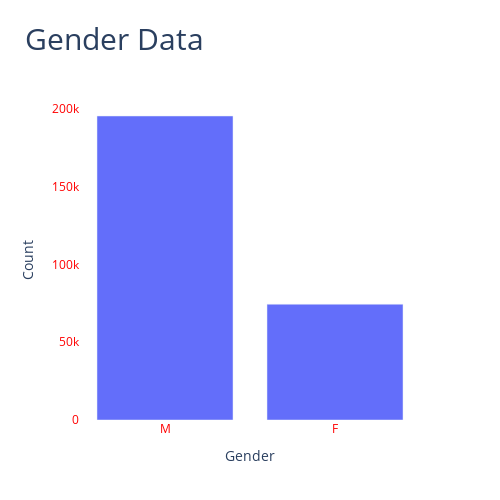

This figure's notebook cell:
### Code cell
#plt.figure(figsize=(5,9))

fig = ax.bar(data_frame = df , x = df['Sex'].value_counts().index, y = df['Sex'].value_counts().values , 
       width=500 , height=500 , title= "Gender Data" , labels={"x" : "Gender" ,"y":"Count"})

fig.update_layout(
    
    paper_bgcolor="rgba(0,0,0,0)",  # Transparent background
    plot_bgcolor="rgba(0,0,0,0)",    # Transparent plot area
    title = dict(font = dict(size = 30)),
   #title_y = dict(color = "red")
    

)
fig.update_xaxes(tickfont=dict(color="red"))  # Change x-axis label color to red
fig.update_yaxes(tickfont=dict(color="red"))

### Figure 1 — Plotly figure (JSON) as saved in the notebook; plotly's stock layout.template omitted (floating-point values rounded to 4 significant figures)
{"data": [{"alignmentgroup": "True", "hovertemplate": "Gender=%{x}<br>Count=%{y}<extra></extra>", "legendgroup": "", "marker": {"color": "#636efa", "pattern": {"shape": ""}}, "name": "", "offsetgroup": "", "orientation": "v", "showlegend": false, "textposition": "auto", "type": "bar", "x": ["M", "F"], "xaxis": "x", "y": [195353, 74378], "yaxis": "y"}], "layout": {"barmode": "relative", "height": 500, "legend": {"tracegroupgap": 0}, "paper_bgcolor": "rgba(0,0,0,0)", "plot_bgcolor": "rgba(0,0,0,0)", "title": {"font": {"size": 30}, "text": "Gender Data"}, "width": 500, "xaxis": {"anchor": "y", "domain": [0, 1], "tickfont": {"color": "red"}, "title": {"text": "Gender"}}, "yaxis": {"anchor": "x", "domain": [0, 1], "tickfont": {"color": "red"}, "title": {"text": "Count"}}}}
